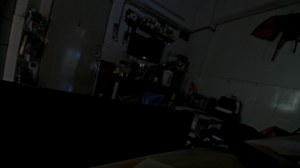
#> input picture reports/greentest/inline_rga.jpg, 300 x 168 px, given in place of src_18.png, which was not available
$ python render_levels.py   (older library calls are emulated)
#> lines starting #> are read from the running program, lines starting #| are printed output that depends on the picture
"""三档曲线场 → 8 次迭代应用 → 四联对比图（原始 | 256×144 | 480×272 | 960×544）+ 指标。"""
import json, sys
import numpy as np, cv2
sys.path.insert(0, 'tools')
from enhance_ref import enhance

OUT = 'docs/evidence/reports/M0-8-visual'
LV = [('256x144', 256, 144), ('480x272', 480, 272), ('960x544', 960, 544)]
CASES = [('18', '/tmp/vis/src_18.png', (1080, 720), 1.0),
         ('06cr2', '/tmp/vis/src_06cr2.png', (5496, 3670), 0.25)]
report = {}
for tag, src_path, native, scale in CASES:
    bgr = cv2.imread(src_path)
#> bgr is the input picture: shape (168, 300, 3); mean B, G, R 13.8, 14.9, 13.9
    W, H = int(native[0] * scale), int(native[1] * scale)
    img = cv2.resize(bgr, (W, H), interpolation=cv2.INTER_AREA) if scale != 1.0 else bgr
    x = cv2.cvtColor(img, cv2.COLOR_BGR2RGB).astype(np.float32).transpose(2, 0, 1)[None] / 255.0
    entry = {'apply_domain': f'{W}x{H}', 'levels': {}}

    def metrics(gray_u8):
        gray = gray_u8
        g = gray.astype(np.float32)
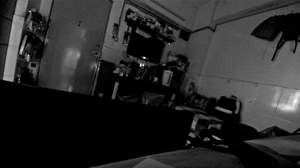
#> g: shape (168, 300) float32; min 0, max 87, mean 14.5; drawn with min black and max white
        k = max(5, (min(W, H) // 8) | 1)                    # 低频（照明均匀性）：大核模糊后的 std
        low = cv2.GaussianBlur(g, (k, k), 0)
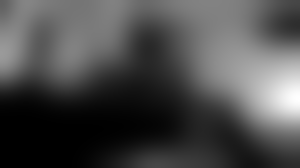
#> low: shape (168, 300) float32; min 0, max 48.68, mean 14.5; drawn with min black and max white
        return {'mean': round(float(g.mean()), 2), 'p50': float(np.percentile(g, 50)),
                'p90': float(np.percentile(g, 90)), 'p99': float(np.percentile(g, 99)),
                'dark_lt30': round(float((g < 30).mean()), 4),
                'detail_lap': round(float(cv2.Laplacian(gray, cv2.CV_32F).var()), 1),
                'low_freq_std': round(float(low.std()), 2),
                'low_freq_range': [round(float(low.min()), 1), round(float(low.max()), 1)]}

    panels = [img]; labels = ['原始']
    entry['original'] = metrics(cv2.cvtColor(img, cv2.COLOR_BGR2GRAY))
    for name, lw, lh in LV:
#> (the run stopped early here; a loop or call above may not have finished)

$ run again, on reports/greentest/greentest3_limited.png
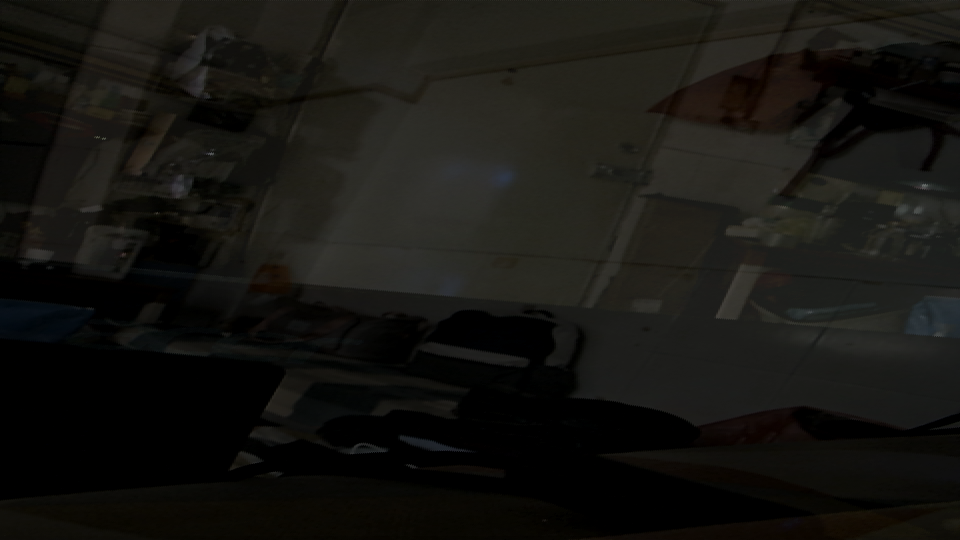
#> input picture reports/greentest/greentest3_limited.png, 1920 x 1080 px, given in place of src_18.png, which was not available (shown at 1/2 size)
#> bgr is the input picture: shape (1080, 1920, 3); mean B, G, R 17.2, 20.7, 21.5
#> in metrics, `low = cv2.GaussianBlur(g, (k, k), 0)`:
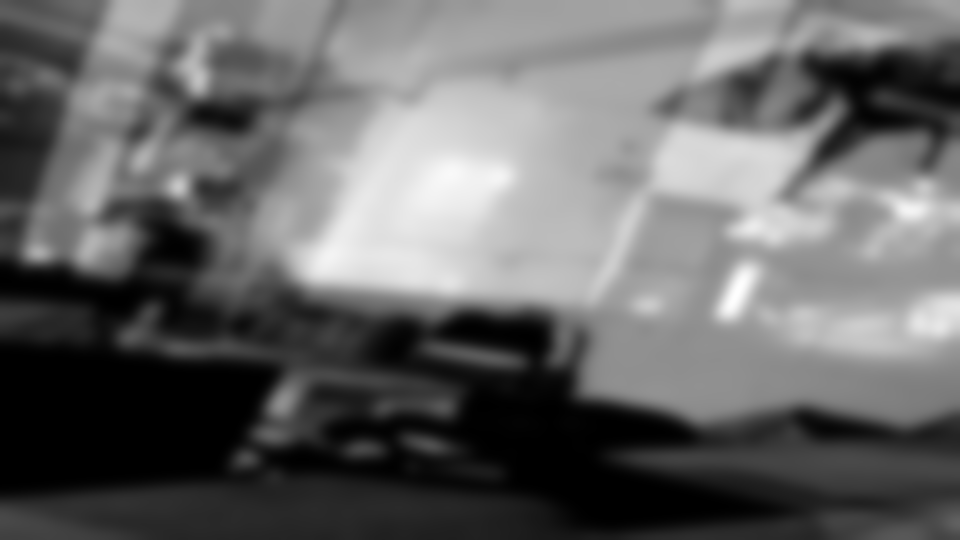
#> low: shape (1080, 1920) float32 (shown at 1/2 size); min 4.1e-07, max 50.93, mean 20.6; drawn with min black and max white

$ run again, on reports/greentest/greentest3_orig.png
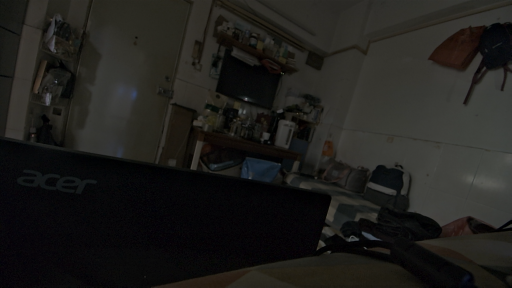
#> input picture reports/greentest/greentest3_orig.png, 512 x 288 px, given in place of src_18.png, which was not available
#> bgr is the input picture: shape (288, 512, 3); mean B, G, R 27.6, 30.3, 31.2
#> in metrics, `low = cv2.GaussianBlur(g, (k, k), 0)`:
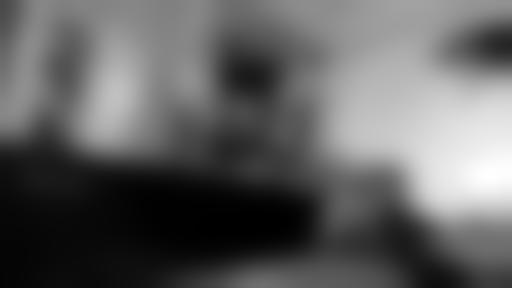
#> low: shape (288, 512) float32; min 4.78, max 71.53, mean 30.3; drawn with min black and max white
